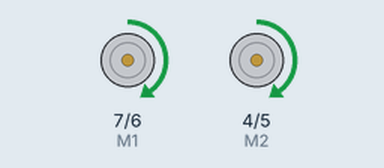
Recording of a sketch running on a simulated Arduino Uno, built with avr-gcc and run on an emulated ATmega328P. On the bench: direction and speed pins drawn as motors (green arrow = direction pin HIGH = forward, orange = LOW = backward, longer = more drive).

Above: at 1.5 s.
At 4.5 s:
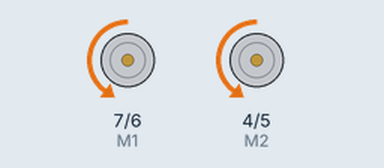
Timing chart, 0 to 7.8 s (numbered marks = the images above):
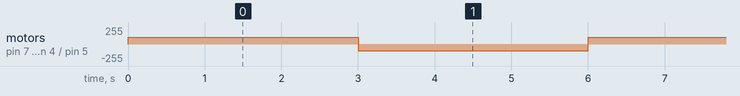

The sketch:

test_moteur_nv_carte_puissance.ino
```cpp
//Arduino PWM Speed Control

int E1 = 6;
int M1 = 7;
int E2 = 5;
int M2 = 4;
void setup(){
  pinMode(M1, OUTPUT);
  pinMode(M2, OUTPUT);
}
void loop(){
  int value;

  digitalWrite(M1,HIGH);
  digitalWrite(M2, HIGH);
  analogWrite(E1, 100);
  //PWM Speed Control
  analogWrite(E2, 100);
  //PWM Speed Control
  delay(3000);

  digitalWrite(M1, LOW);
  digitalWrite(M2, LOW);
  analogWrite(E1, 100);
  //PWM Speed Control
  analogWrite(E2, 100);
  //PWM Speed Control
  delay(3000);

}

void avancer(int temp){
  digitalWrite(M1,HIGH);
  digitalWrite(M2, HIGH);
  analogWrite(E1, 100);
  //PWM Speed Control
  analogWrite(E2, 100);
  //PWM Speed Control
  delay(temp);
  analogWrite(E1, 0);
  analogWrite(E2, 0);
}

void reculer(int temp){
  digitalWrite(M1,LOW);
  digitalWrite(M2, LOW);
  analogWrite(E1, 100);
  //PWM Speed Control
  analogWrite(E2, 100);
  //PWM Speed Control
  delay(temp);
  analogWrite(E1, 0);
  analogWrite(E2, 0);
}

void tournerG(int temp){
  digitalWrite(M1,LOW);
  digitalWrite(M2, HIGH);
  analogWrite(E1, 100);
  //PWM Speed Control
  analogWrite(E2, 100);
  //PWM Speed Control
  delay(temp);
  analogWrite(E1, 0);
  analogWrite(E2, 0);
}

void tournerD(int temp){
  digitalWrite(M1,HIGH);
  digitalWrite(M2, LOW);
  analogWrite(E1, 100);
  //PWM Speed Control
  analogWrite(E2, 100);
  //PWM Speed Control
  delay(temp);
  analogWrite(E1, 0);
  analogWrite(E2, 0);
}
```

Measured:
- by itself, motor on pin 7 (M1) / pin 6 (E1), motor on pin 4 (M2) / pin 5 (E2): alternates forward 100/255 for 3.0 s and backward 100/255 for 3.0 s
